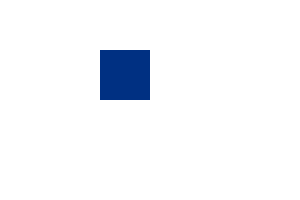
Frame 1 (no input)
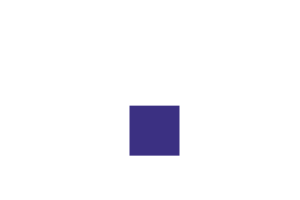
Frame 60 (the mouse pressed at the canvas centre just before this capture)
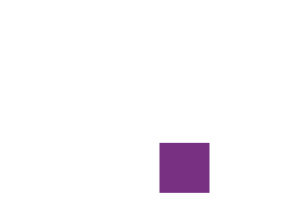
Frame 120 (the mouse held since frame 60 and released just before this capture)

The Processing sketch that drew these frames (run headless with seeded random() and noise(); from frame 60 on, the mouse is pressed at the canvas centre):

// Processing sketch: Lab1_Q5
// ── Lab1_Q5.pde
int i;                     // declare variable
int i2;
float i3;
void setup() {             // setup for background containing square
  size(300, 200);          // command to build background window
  noStroke();              // for figure drawn no stroke around it
  //dx = (TWO_PI / 500) * 16;
  i=0;   // where to start off variables
  i2=0;
  i3=100;
}

void draw() {             // command to build
  background(255);         // colour of background
  fill(i2, 48, 130); 
  rect(i3, sin(float(i)/100)*100+50 , 50, 50);      // figure built @ (x1, y1, width, height)
  if (i++>=349) i=-50;        // when to wrap around
  i3+=0.5;
  if (i2++>=254) i2=0;
}
